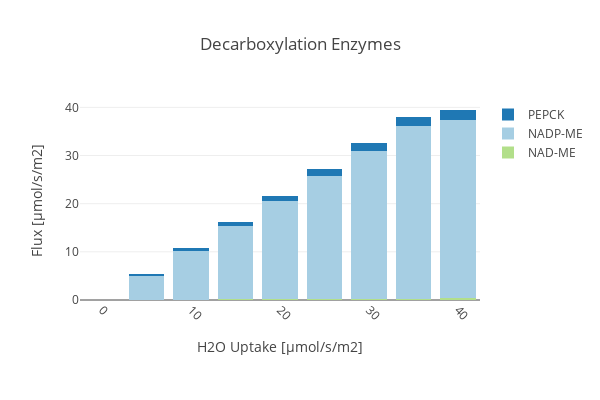

The cell this chart's notebook holds for it:
### Code cell
create_bar_plot_rxn(D_fba, D_exp,
                    {'[B]_MalDH4_h': 'NADP-ME', '[B]_MalDH2_m': 'NAD-ME', '[B]_PEPC1_c': 'PEPCK',},
                    'Decarboxylation Enzymes', xaxis_title,
                    c=True, stacked = True, save_fig=save_fig)

### Figure 1 — Plotly figure (JSON) as saved in the notebook; plotly's stock layout.template omitted (floating-point values rounded to 4 significant figures)
{"data": [{"marker": {"color": "rgb(178,223,138)"}, "name": "NAD-ME", "type": "bar", "uid": "b004d1cb-1f10-4dca-9daa-6dede3d46f96", "x": [0, 5, 10, 15, 20, 25, 30, 35, 40], "y": [0, 0.0443, 0.0886, 0.1329, 0.1772, 0.2215, 0.2658, 0.3101, 0.3222]}, {"marker": {"color": "rgb(166,206,227)"}, "name": "NADP-ME", "type": "bar", "uid": "e8a8ad2b-e7b4-4630-b289-5514845b1b22", "x": [0, 5, 10, 15, 20, 25, 30, 35, 40], "y": [0, 5.028, 10.14, 15.26, 20.38, 25.5, 30.62, 35.74, 37.14]}, {"marker": {"color": "rgb(31,120,180)"}, "name": "PEPCK", "type": "bar", "uid": "ed3acc2f-8d08-4980-b4de-0cb4aa329a65", "x": [0, 5, 10, 15, 20, 25, 30, 35, 40], "y": [0, 0.3525, 0.6208, 0.8809, 1.141, 1.401, 1.661, 1.921, 1.992]}], "layout": {"barmode": "stack", "height": 400, "margin": {"b": 100}, "title": {"text": "Decarboxylation Enzymes"}, "width": 600, "xaxis": {"tickangle": 45, "title": {"text": "H2O Uptake [µmol/s/m2]"}}, "yaxis": {"autorange": true, "title": {"text": "Flux [µmol/s/m2]"}}}}
